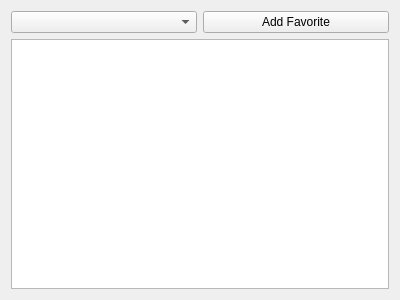
<?xml version="1.0" encoding="UTF-8"?>
<ui version="4.0">
 <class>Form</class>
 <widget class="QWidget" name="Form">
  <property name="geometry">
   <rect>
    <x>0</x>
    <y>0</y>
    <width>400</width>
    <height>300</height>
   </rect>
  </property>
  <property name="windowTitle">
   <string>Form</string>
  </property>
  <layout class="QVBoxLayout" name="verticalLayout_2">
   <item>
    <layout class="QVBoxLayout" name="vlayout">
     <item>
      <layout class="QHBoxLayout" name="horizontalLayout">
       <item>
        <widget class="QComboBox" name="box_favorite"/>
       </item>
       <item>
        <widget class="QPushButton" name="btn_addfavorite">
         <property name="text">
          <string>Add Favorite</string>
         </property>
        </widget>
       </item>
      </layout>
     </item>
     <item>
      <widget class="QTreeView" name="tree_dir"/>
     </item>
    </layout>
   </item>
  </layout>
 </widget>
 <resources/>
 <connections/>
</ui>
